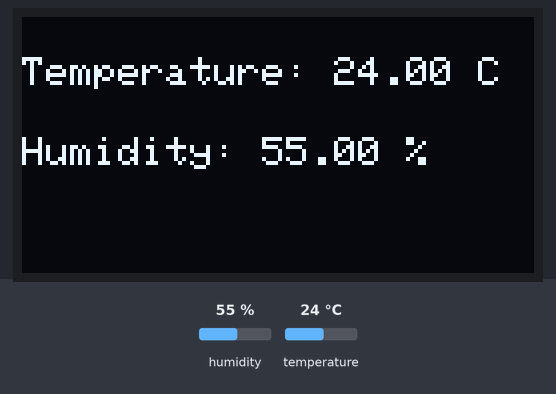
Bench run of a program on a simulated ESP32. Parts: 128×64 one-colour display. Inputs (shaded band) come from the test bench; at power-on: humidity 55 %, temperature 24 °C. What the program prints to the serial monitor is not drawn.

Above: at 2.9 s.
3.0 s: humidity set to 22 %
At 5.0 s:
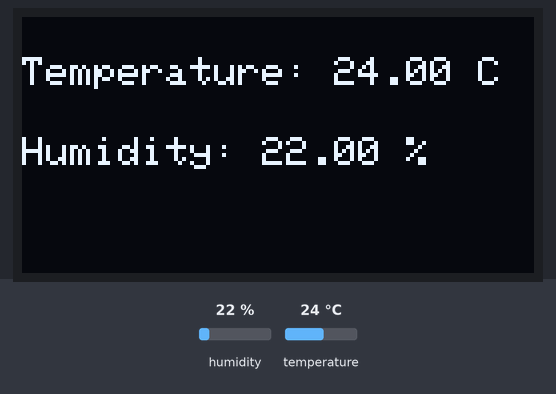
5.9 s: temperature set to 12 °C
At 7.6 s:
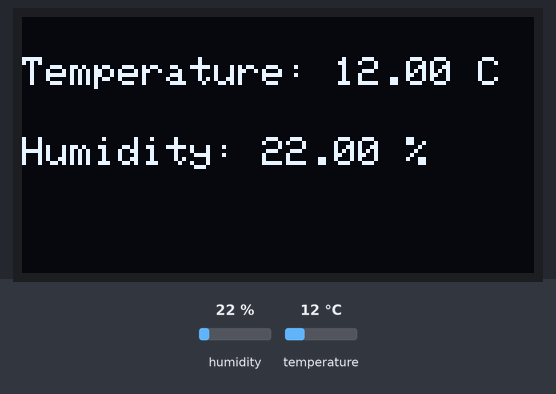
8.8 s: humidity set to 40 %
At 11.5 s:
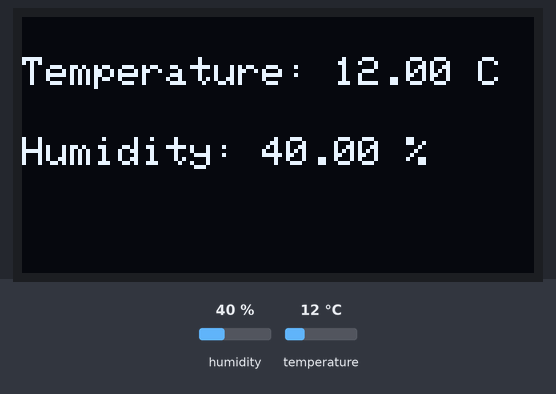
12.2 s: temperature set to 19 °C
Timing chart, 0 to 15.2 s (numbered marks = the images above; inputs shaded):
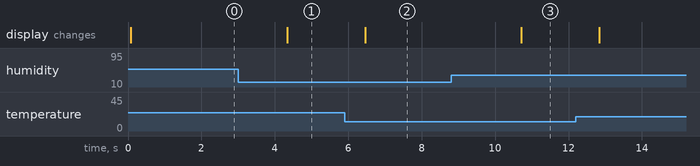

Measured:
- after the input at 3.0 s, the display: changes after 1.3 s (image 1)
- after the input at 5.9 s, the display: changes after 0.56 s (image 2)
- after the input at 8.8 s, the display: changes after 1.9 s (image 3)

The program:

main.cpp
```cpp
#include <Arduino.h>
#include <Wire.h>
#include <Adafruit_GFX.h>
#include <Adafruit_SSD1306.h>
#include <DHT.h>

#define SCREEN_WIDTH 128
#define SCREEN_HIEGHT 64

#define DHT11_SENSOR_PIN 4
DHT dht(4, DHT11);

Adafruit_SSD1306 display(SCREEN_WIDTH, SCREEN_HIEGHT, &Wire, -1);

void setup(){
  Serial.begin(115200);
  pinMode(DHT11_SENSOR_PIN, INPUT);

  dht.begin();

  if(!display.begin(
    SSD1306_SWITCHCAPVCC, 0x3c
  )) Serial.println("OLED connection failed");

  display.setTextSize(1);
  display.setTextColor(WHITE);

}

void loop(){
  float temp = dht.readTemperature(false);
  float humidity = dht.readHumidity();

  if (isnan(temp) || isnan(humidity))
{
    Serial.println("Failed to read DHT11");
}

  display.clearDisplay();
  display.setCursor(0,10); //for tempearture

  Serial.print("Temp = ");
  Serial.print(temp);
  Serial.println(" C");

  Serial.print("humidity = ");
  Serial.print(humidity);
  Serial.println(" %");

  //displaying temperature readings on oled screen
  display.print("Temperature: ");
  display.print(temp);
  display.println(" C");

  //displaying humidity readings on oled screen
  display.setCursor(0,30); //for humidity
  display.print("Humidity: ");
  display.print(humidity);
  display.println(" %");


  display.display();

  delay(500);
}
```
